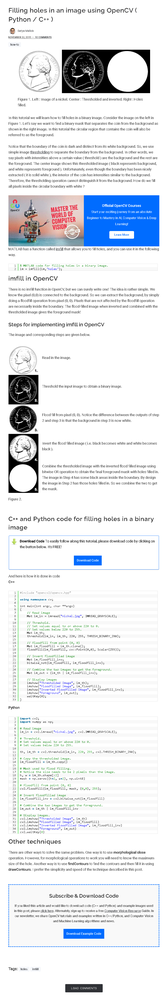
//> input picture OpenCV技巧_二值圖孔洞填充方法與實現(附源碼)/screencapture-learnopencv-filling-holes-in-an-image-using-opencv-python-c-2021-08-23-16_19_51.png, 165 x 1000 px, shrunk from 842 x 5090 before the run
$ ./LPFilter '../../../../../../OpenCV技巧_二值圖孔洞填充方法與實現(附源碼)/screencapture-learnopencv-filling-holes-in-an-image-using-opencv-python-c-2021-08-23-16_19_51.png'   (built with g++ and OpenCV 4)
//> lines starting //> are read from the running program, lines starting //| are printed output that depends on the picture; after the words box and inside, x2 and y2 are one past the last pixel; in counts of white or black regions, pixels touching at a corner belong together
#include<opencv2/core/core.hpp>
#include<opencv2/highgui/highgui.hpp>
#include<opencv2/imgproc/imgproc.hpp>
using namespace cv;
Mat I;//输入的图像矩阵
Mat F;//图像的快速傅里叶变换
Point maxLoc;//傅里叶谱的最大值的坐标
int radius = 20;//截断频率
const int Max_RADIUS = 100;//设置最大的截断频率
Mat lpFilter;//低通滤波器
int lpType = 0;//低通滤波器的类型
const int MAX_LPTYPE = 2;
Mat F_lpFilter;//低通傅里叶变换
Mat FlpSpectrum;//低通傅里叶变换的傅里叶谱灰度级
Mat result;//低通滤波后的效果
string lpFilterspectrum = "低通傅里叶谱";//显示窗口的名称
//快速傅里叶变换
void fft2Image(InputArray _src, OutputArray _dst);
//幅度谱
void amplitudeSpectrum(InputArray _srcFFT, OutputArray _dstSpectrum)
{
	//判断傅里叶变换是两个通道
	CV_Assert(_srcFFT.channels() == 2);
	//分离通道
	vector<Mat> FFT2Channel;
	split(_srcFFT, FFT2Channel);
	//计算傅里叶变换的幅度谱 sqrt(pow(R,2)+pow(I,2))
	magnitude(FFT2Channel[0], FFT2Channel[1], _dstSpectrum);
}
//幅度谱的灰度级显示
Mat graySpectrum(Mat spectrum)
{
	Mat dst;
	log(spectrum + 1, dst);
	//归一化
	normalize(dst, dst, 0, 1, NORM_MINMAX);
	//为了进行灰度级显示，做类型转换
	dst.convertTo(dst, CV_8UC1, 255, 0);
	return dst;
}
void callback_lpFilter(int, void*);
/*
低通滤波的类型：
(理想低通滤波器，巴特沃斯低通滤波器，高斯低通滤波器)
*/
enum LPFILTER_TYPE { ILP_FILTER = 0, BLP_FILTER = 1, GLP_FILTER = 2 };
//构建低通滤波器
Mat createLPFilter(Size size, Point center, float radius, int type, int n=2);
int main(int argc, char*argv[])
{
	/* -- 第一步：读入图像矩阵 -- */
	I = imread(argv[1], CV_LOAD_IMAGE_GRAYSCALE);
//> I: 1000 rows x 165 cols, CV_8UC1; min 0, max 255, mean 232.6
	if (!I.data)
		return -1;
	imwrite("I1.jpg", I);
	//数据类型转换，转换为 浮点型
	Mat fI;
	I.convertTo(fI, CV_32FC1, 1.0, 0.0);
	/* -- 第二步：每一个数乘以(-1)^(r+c) -- */
	for (int r = 0; r < fI.rows; r++)
	{
		for (int c = 0; c < fI.cols; c++)
		{
			if ((r + c) % 2)
				fI.at<float>(r, c) *= -1;
		}
	}
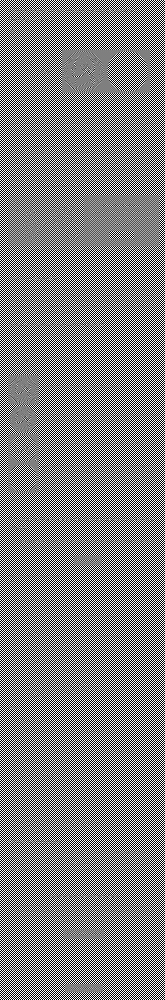
//> fI: 1000 rows x 165 cols, CV_32FC1; min -255, max 255, mean 0; drawn with min black and max white
	/* -- 第三、四步：补零和快速傅里叶变换 -- */
	fft2Image(fI, F);
//> in fft2Image, `copyMakeBorder(src, padded, 0, rPadded - rows, 0, cPadded - cols, BORD..`:
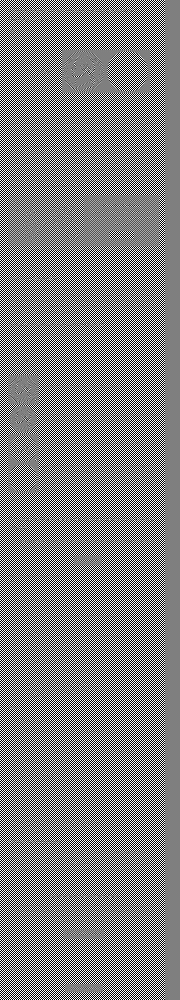
//> padded: 1000 rows x 180 cols, CV_32FC1; min -255, max 255, mean 0; drawn with min black and max white
	//傅里叶谱
	Mat amplSpec;
	amplitudeSpectrum(F, amplSpec);
	//傅里叶谱的灰度级显示
	Mat spectrum = graySpectrum(amplSpec);
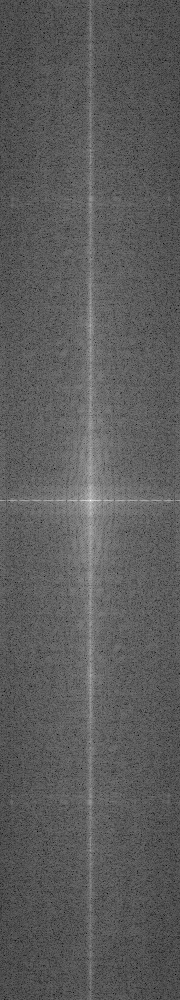
//> spectrum: 1000 rows x 180 cols, CV_8UC1; min 0, max 255, mean 91.5
	imshow("原傅里叶谱的灰度级显示", spectrum);
	imwrite("spectrum.jpg", spectrum);
	//找到傅里叶谱的最大值的坐标
	minMaxLoc(spectrum, NULL, NULL, NULL, &maxLoc);
//> maxLoc = Point(90, 500)
	/* -- 低通滤波 -- */
	namedWindow(lpFilterspectrum, WINDOW_AUTOSIZE);
	createTrackbar("低通类型:", lpFilterspectrum, &lpType, MAX_LPTYPE, callback_lpFilter);
	createTrackbar("半径:", lpFilterspectrum, &radius, Max_RADIUS, callback_lpFilter);
	callback_lpFilter(0, 0);
//> in createLPFilter, `Mat lpFilter = Mat::zeros(size, CV_32FC1);`: lpFilter: 1000 rows x 180 cols, CV_32FC1; every value is 0
//> in createLPFilter, `int rows = size.height;`: rows = 1000
//> in createLPFilter, `int cols = size.width;`: cols = 180
//> after the loop in createLPFilter, `for (int r = 0; r < rows; r++)`:
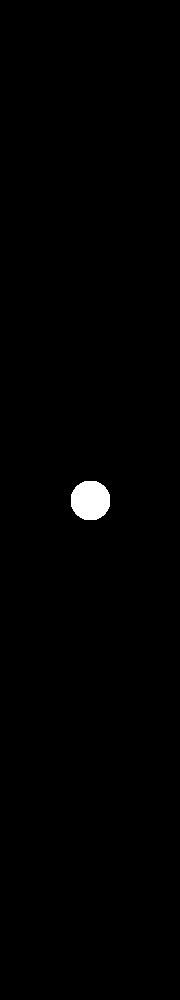
//> lpFilter: 1000 rows x 180 cols, CV_32FC1; values 0 (black) and 1 (white), 0.69% white; 1 white region, box (x1, y1, x2, y2) and area: (71, 481, 110, 520) 1245
//> after the loop in callback_lpFilter, `for (int r = 0; r < result.rows; r++)`:
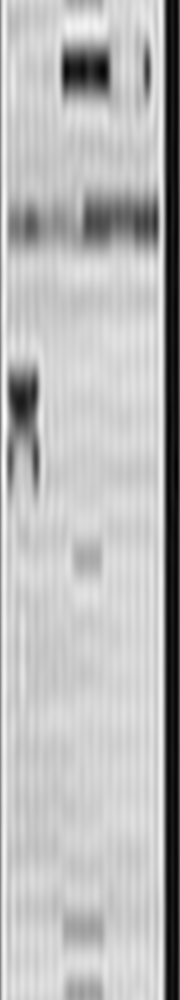
//> result: 1000 rows x 180 cols, CV_32FC1; min -24.83, max 303.6, mean 213.2; drawn with min black and max white
//> in callback_lpFilter, `result.convertTo(result, CV_8UC1, 1.0, 0);`:
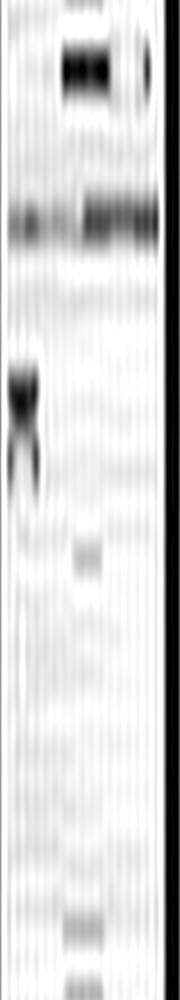
//> result: 1000 rows x 180 cols, CV_8UC1; min 0, max 255, mean 212.3
//> in callback_lpFilter, `result = result(Rect(0, 0, I.cols, I.rows)).clone();`:
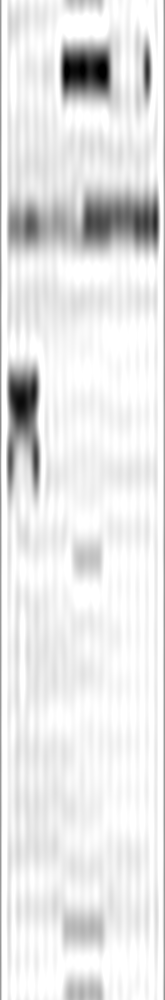
//> result: 1000 rows x 165 cols, CV_8UC1; min 0, max 255, mean 229.9
	waitKey(0);
	return 0;
}
void fft2Image(InputArray _src, OutputArray _dst)
{
	//得到Mat类型
	Mat src = _src.getMat();
	//判断位深
	CV_Assert(src.type() == CV_32FC1 || src.type() == CV_64FC1);
	CV_Assert(src.channels() == 1 || src.channels() == 2);
	int rows = src.rows;
	int cols = src.cols;
	//为了进行快速的傅里叶变换，我们经行和列的扩充,找到最合适扩充值
	Mat padded;
	int rPadded = getOptimalDFTSize(rows);
	int cPadded = getOptimalDFTSize(cols);
	//进行边缘扩充,扩充值为零
	copyMakeBorder(src, padded, 0, rPadded - rows, 0, cPadded - cols, BORDER_CONSTANT, Scalar::all(0));
	//快速的傅里叶变换（双通道：用于存储实部 和 虚部）
	dft(padded, _dst, DFT_COMPLEX_OUTPUT);
}
//回调函数：调整低通滤波的类型，及截断频率
void callback_lpFilter(int, void*)
{
	/* -- 第五步：构造低通滤波器 -- */
	lpFilter = createLPFilter(F.size(), maxLoc, radius, lpType, 2);
	/*-- 第六步：低通滤波器和图像快速傅里叶变换点乘 --*/
	F_lpFilter.create(F.size(), F.type());
	for (int r = 0; r < F_lpFilter.rows; r++)
	{
		for (int c = 0; c < F_lpFilter.cols; c++)
		{
			//分别取出当前位置的快速傅里叶变换和理想低通滤波器的值
			Vec2f F_rc = F.at<Vec2f>(r, c);
			float lpFilter_rc = lpFilter.at<float>(r, c);
			//低通滤波器和图像的快速傅里叶变换对应位置相乘
			F_lpFilter.at<Vec2f>(r, c) = F_rc*lpFilter_rc;
		}
	}

	//低通傅里叶变换的傅里叶谱
	amplitudeSpectrum(F_lpFilter,FlpSpectrum);
	//低通傅里叶谱的灰度级的显示
	FlpSpectrum = graySpectrum(FlpSpectrum);
	imshow(lpFilterspectrum, FlpSpectrum);
	imwrite("FlpSpectrum.jpg", FlpSpectrum);
	/* -- 第七、八步：对低通傅里叶变换执行傅里叶逆变换，并只取实部 -- */
	dft(F_lpFilter, result, DFT_SCALE + DFT_INVERSE + DFT_REAL_OUTPUT);
	/* -- 第九步：同乘以(-1)^(x+y) -- */
	for (int r = 0; r < result.rows; r++)
	{
		for (int c = 0; c < result.cols; c++)
		{
			if ((r + c) % 2)
				result.at<float>(r, c) *= -1;
		}
	}
	//注意将结果转换 CV_8U 类型
	result.convertTo(result, CV_8UC1, 1.0, 0);
	/* -- 第十步：截取左上部分,大小等于输入图像的大小 --*/
	result = result(Rect(0, 0, I.cols, I.rows)).clone();
	imshow("经过低通滤波后的图片", result);
	imwrite("lF.jpg", result);
}
//构造低通滤波器
Mat createLPFilter(Size size, Point center, float radius, int type, int n=2)
{
	Mat lpFilter = Mat::zeros(size, CV_32FC1);
	int rows = size.height;
	int cols = size.width;
	if (radius <= 0)
		return lpFilter;
	//构造理想低通滤波器
	if (type == ILP_FILTER)
	{
		for (int r = 0; r < rows; r++)
		{
			for (int c = 0; c < cols; c++)
			{
				float norm2 = pow(abs(float(r - center.y)), 2) + pow(abs(float(c - center.x)), 2);
				if (sqrt(norm2) < radius)
					lpFilter.at<float>(r, c) = 1;
				else
					lpFilter.at<float>(r, c) = 0;
			}
		}
	}
	//构造巴特沃斯低通滤波器
	if (type == BLP_FILTER)
	{
		for (int r = 0; r < rows; r++)
		{
			for (int c = 0; c<cols; c++)
			{
				lpFilter.at<float>(r, c) = float(1.0 / (1.0 + pow(sqrt(pow(r - center.y, 2.0) + pow(c - center.x, 2.0)) /radius, 2.0*n)));
			}
		}
	}
	//构造高斯低通滤波
	if (type == GLP_FILTER)
	{
		for (int r = 0; r< rows; r++)
		{
			for (int c = 0; c < cols; c++)
			{
				lpFilter.at<float>(r, c) = float(exp(-(pow(c - center.x, 2.0) + pow(r - center.y, 2.0)) / (2 * pow(radius, 2.0))));
			}
		}
	}
	return lpFilter;
}
